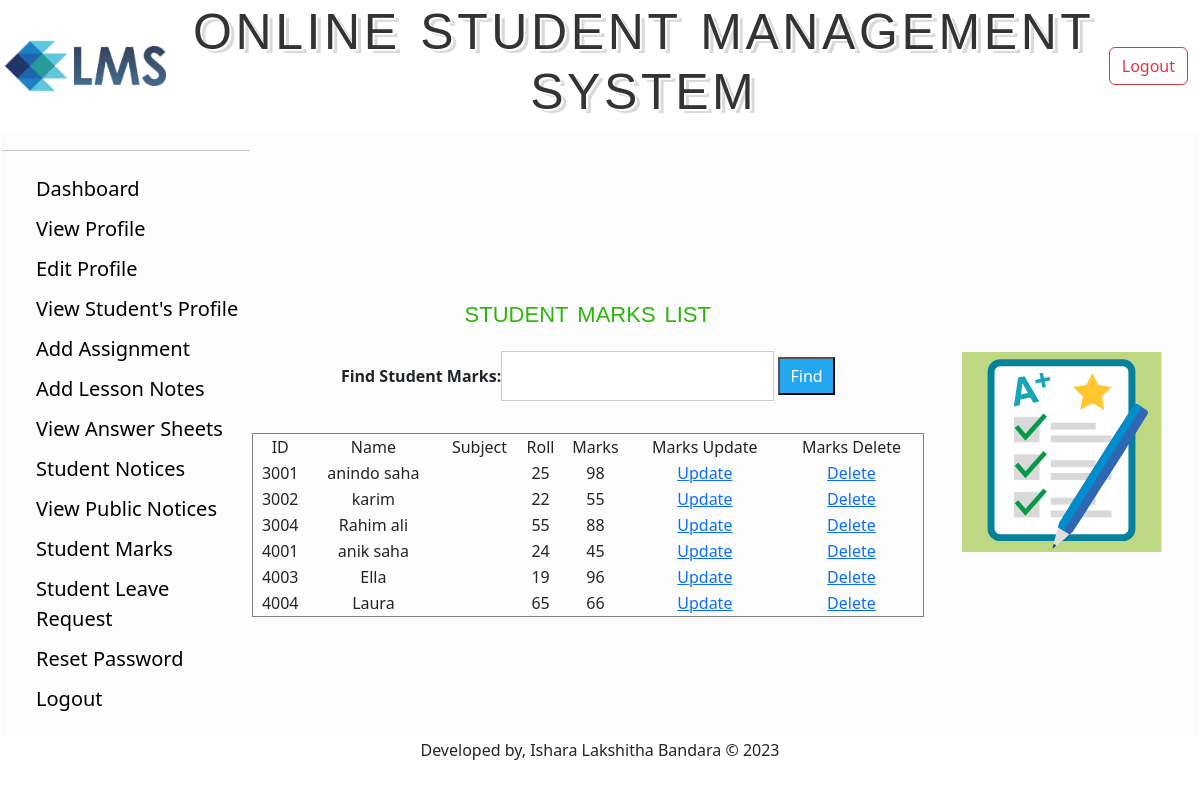
Page /Teacher/View/StudentListMarks.php (signed in) on the committed database.
### tables this page shows
CREATE TABLE `student` (
  `id` varchar(20) NOT NULL,
  `name` varchar(70) NOT NULL,
  `email` varchar(70) NOT NULL,
  `mobile` varchar(70) NOT NULL,
  `gender` varchar(70) NOT NULL,
  `dob` varchar(10) NOT NULL,
  `class` varchar(10) NOT NULL,
  `section` varchar(10) NOT NULL,
  `roll` varchar(70) NOT NULL,
  `p_address` varchar(70) NOT NULL,
  `password` varchar(70) NOT NULL,
  `marks` varchar(10) NOT NULL
);

### Teacher/Model/DatabaseConnection.php (called while the page is built, shortened)
<?php
	function getAllUser(){
		$conn = getConnection();
		$sql = "select * from student";
		$result = mysqli_query($conn, $sql);
		$users =[];
		while($row = mysqli_fetch_assoc($result)){
			array_push($users, $row);
		}
		return $users;
	}
?>

### Teacher/View/StudentListMarks.php (the view, shortened to what this page needs)
<?php
require_once('../Model/DatabaseConnection.php');
$User = getUserById($_COOKIE['ID']);
$MarksList = getAllUser();
if (isset($_COOKIE['flag'])) {
?>
  <!DOCTYPE html>
  <html>
  <head>
  </head>
  <body>
    <table border="1" cellspacing="0" width="80%">
      <?php include("TeacherHeader.php") ?>
      <tr>
        <td width="250px">
          <div id="sidebar">
            <ul>
              <li><a href="TeacherDashboard.php">Dashboard</a></li>
              <li><a href="ViewProfile.php">View Profile</a></li>
              <li><a href="EditProfile.php">Edit Profile</a></li>
              <li><a href="StudentList.php">View Student's Profile</a></li>
              <li><a href="UploadAssignment.php">Add Assignment</a></li>
              <li><a href="UploadNotes.php">Add Lesson Notes</a></li>
              <li><a href="ViewUploadedNotes(Student).php">View Answer Sheets</a></li>
              <li><a href="NoticeBoard.php">Student Notices</a></li>
              <li><a href="ViewSchoolNotice.php">View Public Notices</a></li>
              <li><a href="StudentListMarks.php">Student Marks</a></li>
              <li><a href="LeaveRequest.php">Student Leave Request</a></li>
              <li><a href="ChangePass.php">Reset Password</a></li>
              <li><a href="../Controller/Logout.php">Logout</a></li>
            </ul>
          </div>
        </td>
        </td>
        <td align="center" >
          <fieldset>
            <legend class="textlegend">STUDENT MARKS LIST</legend>
            <form class="" action="" method="post">
              <center>
                <b>Find Student Marks:</b><input type="text" name="name" id="name">
                <input type="button" name="" value="Find" onclick="ajax()">
              </center>
              <div id="myh1" class="">
                <br>
                <?php
                echo "<table border = 1 width='100%' cellspacing = 0  >
								<tr align = 'center'>
								    <td>ID</td>
								    <td>Name</td>
                    <td>Subject</td>
                    <td>Roll</td>
                    <td>Marks</td>
								    <td>Marks Update</td>
                    <td>Marks Delete</td>
								</tr>";
                for ($i = 0; $i < count($MarksList); $i++) {
                  echo "<tr align = 'center'>
								    <td>{$MarksList[$i]['id']}</td>
								    <td>{$MarksList[$i]['name']}</td>
                    <td>{$User['subject']}</td>
                    <td>{$MarksList[$i]['roll']}</td>
                    <td>{$MarksList[$i]['marks']}</td>
								    <td> <a href='Marks.php?id={$MarksList[$i]['id']}'> Update </a></td>
                    <td> <a href='DeleteMarks.php?id={$MarksList[$i]['id']}'> Delete </a> </td>
								</tr>";
                }
                echo "</table>";
                ?>
              </div>
            </form>
          </fieldset>
        </td><td align="center"><img height="200px" weight="80px" src="../Resources/grades.svg" alt=""></td>
      </tr>
    </table>
<?php include("TeacherFooter.php") ?>
  </body>
  </html>
<?php
} else {
  header('location: LoginPage.php');
}
?>

### Teacher/View/TeacherHeader.php (shortened to what this page needs)
<!DOCTYPE html>
<html lang="en" dir="ltr">
<head>
  <link rel="stylesheet" href="../css/sidebar.css">
  <link rel="stylesheet" href="../css/bootstrap.css" />
  <link rel="stylesheet" href="../css/adminlogin.css" />
</head>
<body>
  <table border="0" cellspacing="0" width="100%">
    <tr>
      <td>
        <table width="100%">
          <tr id="header">
            <td align="center"><a href="TeacherDashboard.php"><img height="80px" weight="50px" src="../Resources/logo.png"
                  alt=""></a></td>
            <td align="center">
              <h1 class="text4">Online Student management system</h1>
            </td>
            <td align="center">
              <a href="../Controller/logout.php"><button class="btn btn-outline-danger">Logout</button></a>
            </td>
          </tr>
        </table>
      </td>
    </tr>
    <tr>
      <td>
        <table width="100%" cellspacing="0" border="0" class="bg-light-subtle">
          <tr id="navigation">
            <td width="150px">
              <hr>

### Teacher/View/TeacherFooter.php
<tr>
  <td align="center">Developed by, Ishara Lakshitha Bandara &copy; 2023</td>
</tr>
</table>
</body>
</html>

### Teacher/css/sidebar.css (style rules this page uses)
#sidebar ul li { list-style-type: none; font-size: 20px; padding: 5px 2px; }
#sidebar ul li:last-child { border-bottom: 0; }
#sidebar ul li a { text-decoration: none; color: #000; }
#header { color: #1a075e; }
#header a { color: #000; text-decoration: none; font-size: 20px; margin-right: 10px; margin-left: inherit; }
input[type=button] { background-color: #22A7F0; width: auto; color: white; padding: 5px 10px; cursor: pointer; }
input[type=text],input[type=email], input[type=password] { padding: 8px 20px; margin: 8px 0; display: inline-block; border: 1px solid #ccc; box-sizing: border-box; }

### Teacher/css/adminlogin.css (style rules this page uses)
input[type="text"], input[type="password"] { padding: 12px 20px; margin: 8px 0; display: inline-block; border: 1px solid #ccc; box-sizing: border-box; }
.text4 { font-family: Impact, Charcoal, sans-serif; font-size: 50px; letter-spacing: 3.6px; word-spacing: 2px; color: #000000; font-weight: 400; text-decoration: none; font-style: normal; font-variant: normal; text-transform: uppercase; color: #000000; text-shadow: 2px 2px 0px #ffffff, 5px 4px 0px rgba(0, 0, 0, 0.15); color: #333333; }
.textlegend { font-family: Verdana, Geneva, sans-serif; font-size: 32px; letter-spacing: 0px; word-spacing: 0px; color: #2DB50E; font-weight: normal; text-decoration: none; font-style: normal; font-variant: small-caps; text-transform: lowercase; }

### rows in the picture
student: id "3001", name "anindo saha", roll "25", marks "98"
student: id "3002", name "karim", roll "22", marks "55"
student: id "3004", name "Rahim ali", roll "55", marks "88"
student: id "4001", name "anik saha", roll "24", marks "45"
student: id "4003", name "Ella", roll "19", marks "96"
student: id "4004", name "Laura", roll "65", marks "66"
